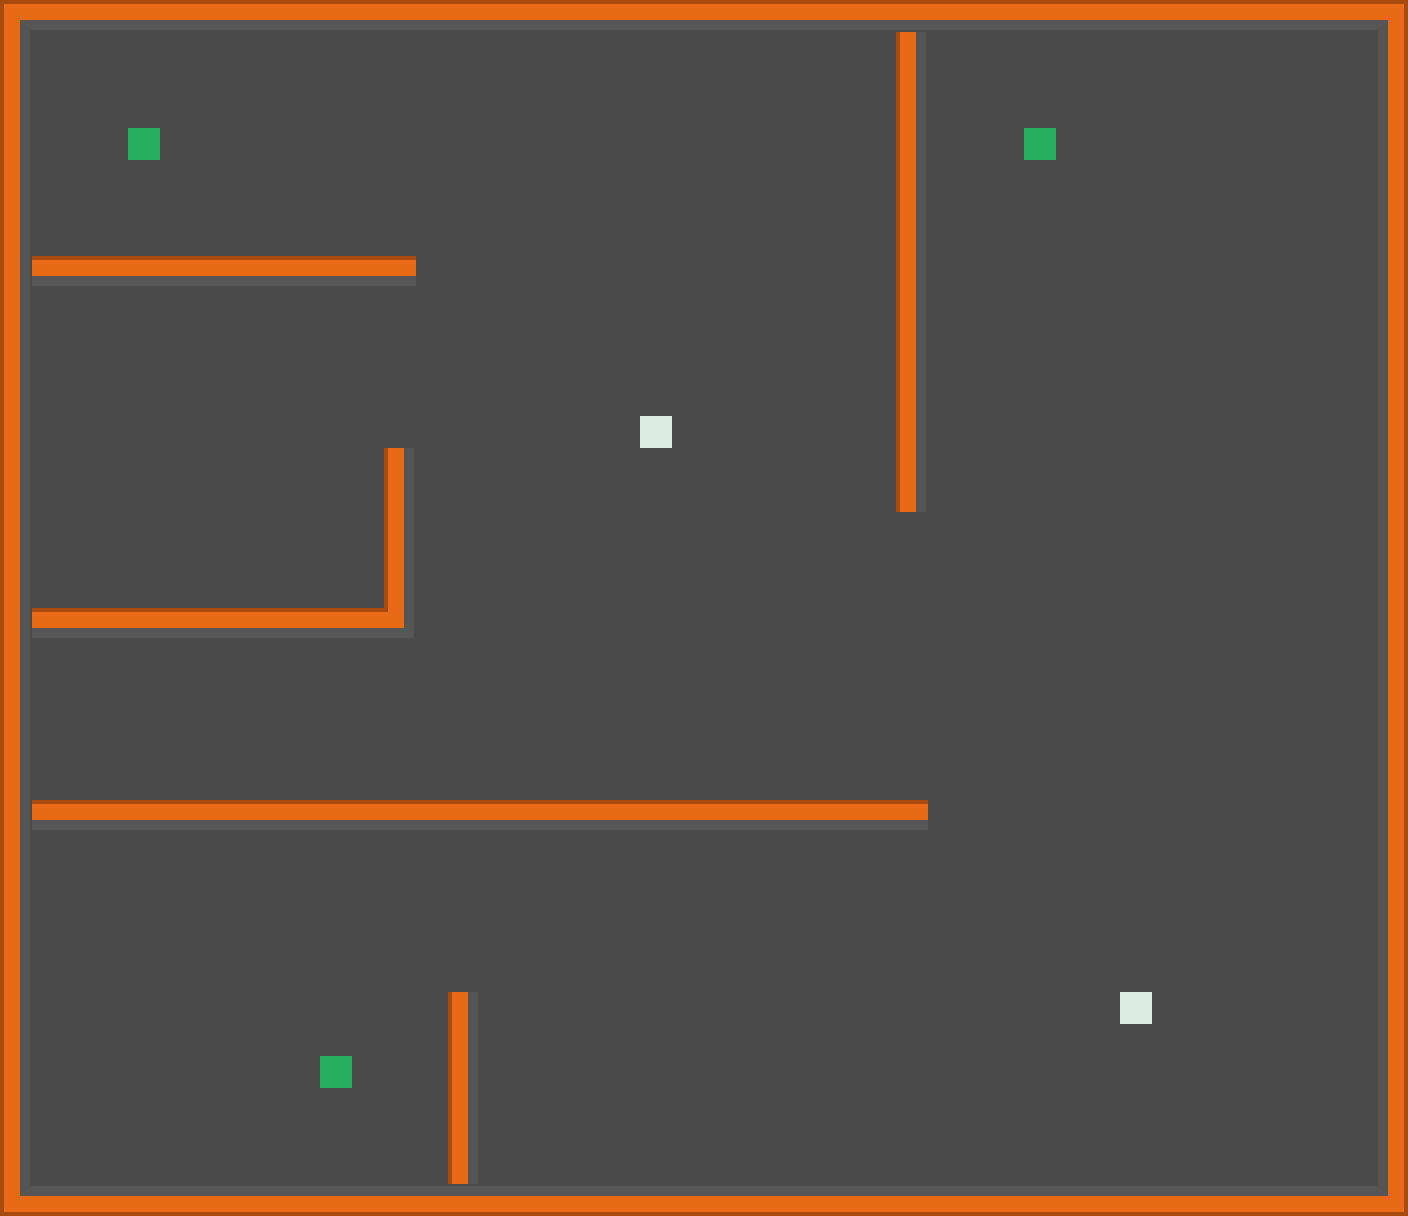

The image is a tile-based game level rendered from a .tmx file. Its description and source (layers, tilesets, objects; grid data summarised) follow:
An orthogonal 44x38 tile map with 32x32 px tiles, 1 tile layer (Слой тайлов 1).

<map version="1.4" tiledversion="2020.12.18" orientation="orthogonal" renderorder="right-down" width="44" height="38" tilewidth="32" tileheight="32" infinite="0" nextlayerid="2" nextobjectid="1">
 <tileset firstgid="1" source="tiles.tsx" />
 <layer id="1" name="Слой тайлов 1" width="44" height="38">
  <data>[1672 cells, 1672 non-empty, 12 distinct tile ids]</data>
 </layer>
</map>
